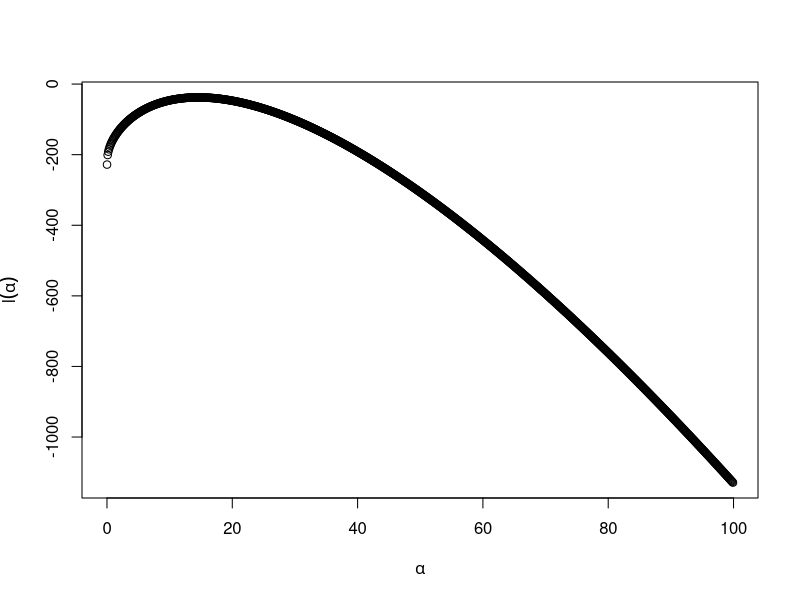
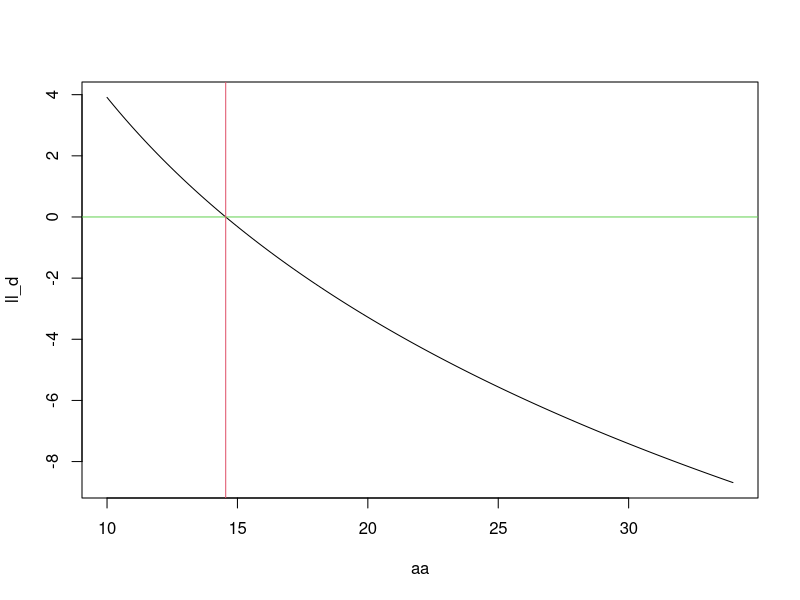
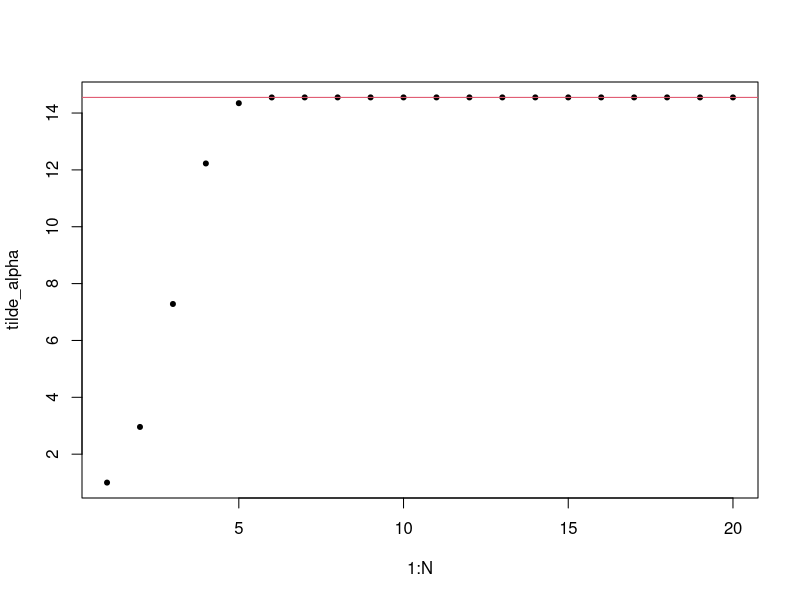
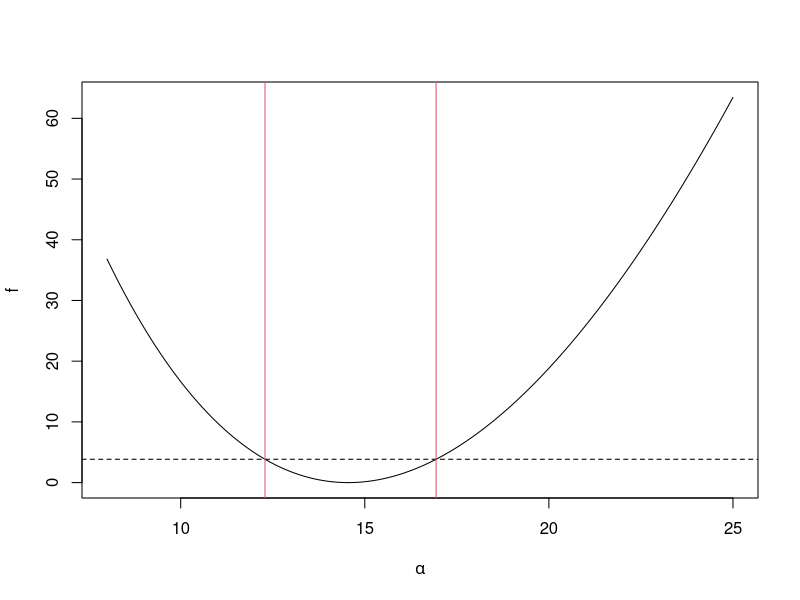

Recreate these plots in R, in order.
o = c(5.1, 7.4, 10.9, 21.3, 12.3, 15.4, 25.4, 18.2, 17.4, 22.5)

alphas = seq(from = 0.01, to = 100, by = 0.1)

#i)
l_alpha <- function(alphas) {
  loglikGamma = c()
  for (alpha_i in alphas) {
    loglikGamma = append(loglikGamma, sum(log(dgamma(o, alpha_i))))
  }
  return(loglikGamma)
}
###ALTERNATIVA FUNZIONALE SAREBBE AL POSTO DEL LOOP PRECEDENTE
#logL <- function(alpha,y) sum(dgamma(o,alpha,log=TRUE))
#sapply(alphas,logL,y=o)

plot(alphas,
     l_alpha(alphas),
     xlab = expression(alpha),
     ylab = expression(l(alpha)))

#####################################################################
#ii) and iii)
derivative_l_alpha <- function(alphas) {
  return(numDeriv::grad(l_alpha, alphas))
}
observed_info <- function(alphas) {
  return(-numDeriv::grad(derivative_l_alpha, alphas))
}
newton_raphson <- function(starting_value, n_iterations) {
  alfa = starting_value
  for (i in 0:n_iterations) {
    print(alfa)
    alfa = alfa + (derivative_l_alpha(alfa) / observed_info(alfa))
  }
  return(alfa)
}
interval = c(0.01, 100)
uniroot_result = uniroot(derivative_l_alpha, interval = interval)$root
newton_raphson_result = newton_raphson(1, 100)

####################################################
######ALTERNATIVE WITH ANALITICAL DERIVATIVES#######
####################################################
#i) and ii) 
logL <- function(alpha, y)
  sum(dgamma(o, alpha, log = TRUE))

score <- function(alpha, y) {
  n = length(y)
  sum(log(y)) - n * digamma(alpha)
}

Jfun <- function(alpha, y) {
  length(y) * trigamma(alpha)
}

aa <- seq(10, 34, len = 200)
ll_d = sapply(aa, score, y = o)
plot(aa, ll_d, type = "l")

oo <- uniroot(function(x)
  score(x, y = o) - 0, lower = 10, upper = 30)
abline(h = 0, col = 3)
abline(v = oo$root, col = 2)
oo$root
#Newton-Raphson
N = 20
tilde_alpha <- vector(mode = "numeric", N)
tilde_alpha[1] = 1
for (i in 2:N) {
  tilde_alpha[i] = tilde_alpha[i - 1] + (score(tilde_alpha[i - 1], o) / Jfun(tilde_alpha[i -1], o))
  
}

plot(x=1:N, y=tilde_alpha, pch=20)

abline(h = oo$root, col = 2)
#iii)
Jhat=Jfun(oo$root,o)
print(Jhat)
#iv)
lrs <- function(alpha,y,hat_logL){
  -2 * (logL(alpha,o)-hat_logL)
}

hat_logL=logL(oo$root,o)
x=seq(8,25,len=200)
f=sapply(x,lrs,y=o,hat_logL=hat_logL)

plot(x,f,type="l",xlab = expression(alpha))
abline(h=qchisq(0.95,df=1),lty=2)
#now we find where the two functions intersect to find the interval of alphas wanted
lb<- uniroot(function(x)
  lrs(x, y = o,hat_logL = hat_logL ) - qchisq(0.95,df = 1), lower = 10, upper = oo$root-0.001)


ub<- uniroot(function(x)
  lrs(x, y = o,hat_logL = hat_logL) - qchisq(0.95,df = 1), lower = oo$root, upper = 20)

abline(v=lb$root,col=2)
abline(v=ub$root,col=2)
print(lb$root)
print(ub$root)
 